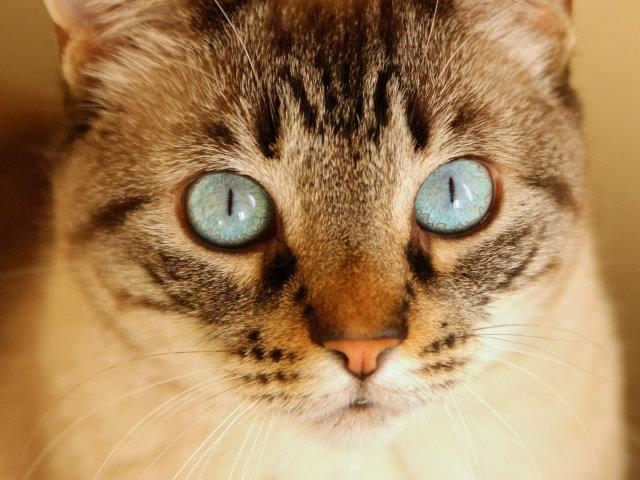
#> input picture animals.jpg, 640 x 480 px
$ python soru4.py
#> lines starting #> are read from the running program, lines starting #| are printed output that depends on the picture; after the words box and inside, x2 and y2 are one past the last pixel; in counts of white or black regions, pixels touching at a corner belong together
# OpenCv kullanarak bir görüntü okuyun, görüntüyü siyah beyaz cevirin gösterin, filtre kullanarak: gaussian blur , canny kenar bulma, keskinleştirme filtresi(   ), sobel filtresi(       ), ortalama blur filtresi(  ) , Laplacian filtresi , dilation işlemi, erosion işlemi, olacak şekilde 8 işlemi, subplot kullanarak çizdirin. Görüntünün histogramını çıkarıp çizdirin, threshold  belirleyip, objeleri siyah-beyaz gösterin(basit segmentasyon) yapın
import cv2 as cv
import numpy as np
import matplotlib.pyplot as plt

img = cv.imread('animals.jpg')
#> img is the input picture: shape (480, 640, 3); mean B, G, R 89.4, 131.8, 167.5
rgb_img = cv.cvtColor(img, cv.COLOR_BGR2RGB)
# cv.imshow('Original', img)
plt.subplot(1, 1, 1), plt.imshow(rgb_img, 'gray')
plt.title('Original'), plt.xticks([]), plt.yticks([])
plt.show()

# Siyah Beyaz
gray = cv.cvtColor(rgb_img, cv.COLOR_BGR2GRAY)
# cv.imshow('Black and White', gray)
plt.subplot(1, 1, 1), plt.imshow(gray, 'gray')
plt.title('Black and White'), plt.xticks([]), plt.yticks([])
plt.show()

# GaussianBlur
blur = cv.GaussianBlur(rgb_img, (5, 5), cv.BORDER_DEFAULT)
# cv.imshow('Blur', blur)
plt.subplot(1, 1, 1), plt.imshow(blur, 'gray')
plt.title('GaussianBlur'), plt.xticks([]), plt.yticks([])
plt.show()

# Canny Edges
canny = cv.Canny(rgb_img, 125, 175)
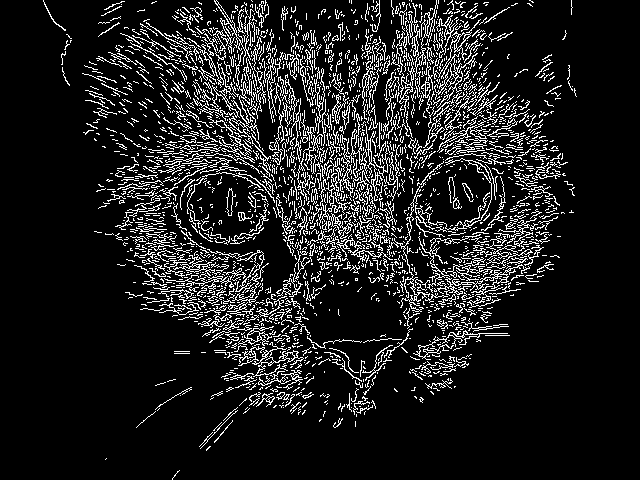
#> canny: shape (480, 640); 12% white in thin lines or dots, all inside (x1, y1, x2, y2) = (43, 0, 577, 480)
# cv.imshow('Canny Edges', canny)
plt.subplot(1, 1, 1), plt.imshow(canny, 'gray')
plt.title('Canny Edges'), plt.xticks([]), plt.yticks([])
plt.show()

# Sharpening
sharp_filter = np.array(
    [
        [0, -1, 0],
        [-1, 5, -1],
        [0, -1, 0],
    ]
)

sharp_img = cv.filter2D(rgb_img, -1, sharp_filter)

plt.subplot(1, 1, 1), plt.imshow(sharp_img, 'gray')
plt.title('Sharpened'), plt.xticks([]), plt.yticks([])
plt.show()

# cv.imshow('Sharpened', sharp_img)
# cv.waitKey(0)
# cv.destroyAllWindows()


# # Sobel
sobelx = cv.Sobel(rgb_img, cv.CV_64F, 1, 0)
sobely = cv.Sobel(rgb_img, cv.CV_64F, 0, 1)

plt.subplot(2, 2, 1), plt.imshow(rgb_img, 'gray')
plt.title('Original'), plt.xticks([]), plt.yticks([])

plt.subplot(2, 2, 3), plt.imshow(sobelx, 'gray')
plt.title('Sobel X'), plt.xticks([]), plt.yticks([])
# cv.imshow('Sobel X', sobelx)

plt.subplot(2, 2, 4), plt.imshow(sobely, 'gray')
plt.title('Sobel Y'), plt.xticks([]), plt.yticks([])
# cv.imshow('Sobel Y', sobely)
plt.show()

# Average Blur
kernel = np.ones((5, 5), np.float32) / 9
dst = cv.filter2D(rgb_img, -1, kernel)
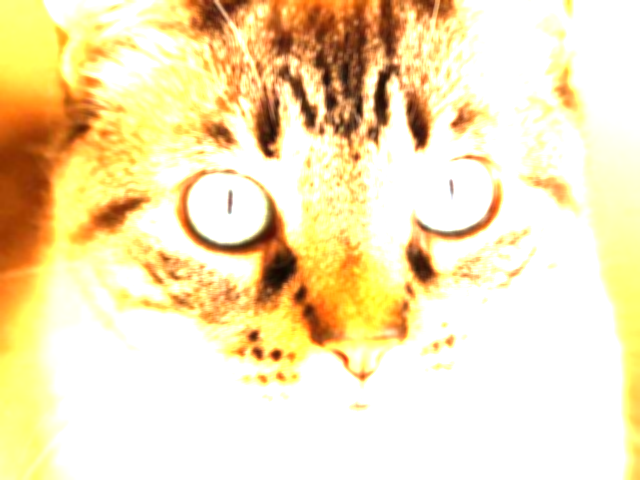
#> dst: shape (480, 640, 3); mean R, G, B 245, 227.8, 182.8

plt.subplot(1, 2, 1), plt.imshow(rgb_img, 'gray'), plt.title('Original')
plt.xticks([]), plt.yticks([])


plt.subplot(1, 2, 2), plt.imshow(dst), plt.title('Averaging')
plt.xticks([]), plt.yticks([])
# cv.imshow('Median Blur', dst)

plt.show()

# Laplacion
laplacion = cv.Laplacian(rgb_img, cv.CV_64F)
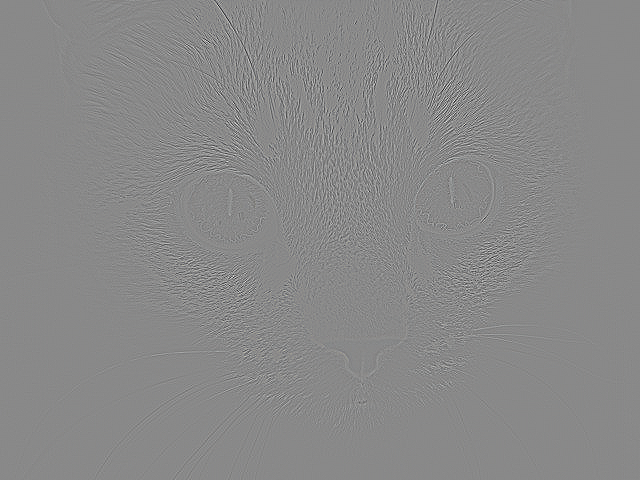
#> laplacion: shape (480, 640, 3) float64; mean R, G, B 0, 0, 0; drawn with min black and max white
plt.subplot(1, 1, 1), plt.imshow(laplacion, 'gray'), plt.title('Laplacion')
plt.xticks([]), plt.yticks([])
# cv.imshow('Laplacion', laplacion)

plt.show()
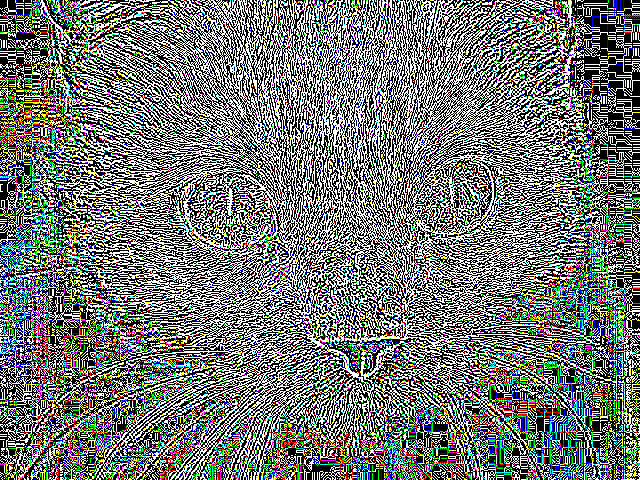
#> shown: shape (480, 640, 3) float64; mean R, G, B 0.462, 0.461, 0.469

# Dilation
dilated = cv.dilate(canny, (7, 7), iterations=1)
plt.subplot(1, 1, 1), plt.imshow(dilated, 'gray'), plt.title('Dilation')
plt.xticks([]), plt.yticks([])
# cv.imshow('Dilation', dilated)
plt.show()

# Eroding
eroded = cv.erode(dilated, (3, 3), iterations=1)
plt.subplot(1, 1, 1), plt.imshow(eroded, 'gray'), plt.title('Eroding')
plt.xticks([]), plt.yticks([])
# cv.imshow('Eroding', eroded)
plt.show()

# Histogram
color = ('b', 'g', 'r')
for i, col in enumerate(color):
    histr = cv.calcHist([rgb_img], [i], None, [256], [0, 256])
    plt.plot(histr, color=col)
    plt.xlim([0, 256])
plt.hist(rgb_img.ravel(), 256, [0, 256])
plt.show()
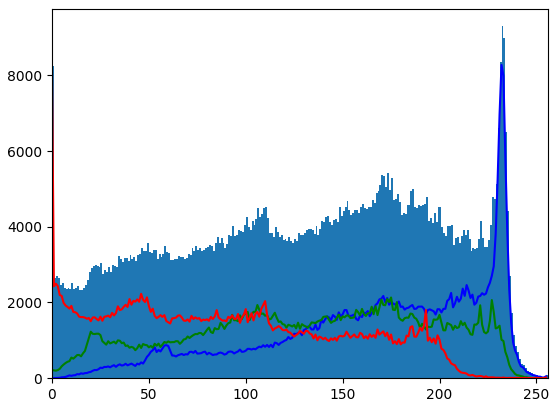
#> figure drawn by matplotlib, 1 panel; tallest bar 9298 high, from x = 232 to 233; curve peaks at x = 232, y = 8274; curve peaks at x = 175, y = 2132; curve peaks at x = 0, y = 8034

# Threshold
threshold, thresh = cv.threshold(gray, 150, 255, cv.THRESH_BINARY)
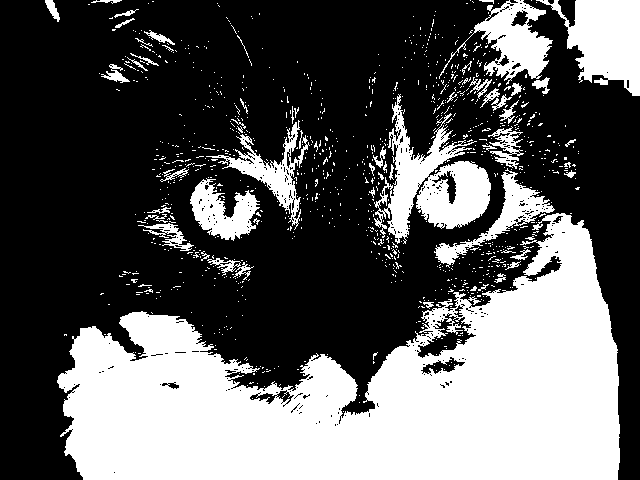
#> thresh: shape (480, 640); 36.6% white; 1004 white regions (946 under 20 px), largest, box (x1, y1, x2, y2) and area: (57, 213, 620, 480) 82483, (374, 94, 491, 244) 7129, (536, 0, 640, 96) 5556
plt.subplot(1, 1, 1), plt.imshow(thresh, 'gray'), plt.title('Threshold')
plt.xticks([]), plt.yticks([])
# cv.imshow('Threshold', thresh)
plt.show()

threshold, thresh_inv = cv.threshold(gray, 150, 255, cv.THRESH_BINARY_INV)
plt.subplot(1, 1, 1), plt.imshow(thresh_inv, 'gray'), plt.title('Threshold Inverted')
plt.xticks([]), plt.yticks([])
# cv.imshow('Threshold Inverted', thresh_inv)
plt.show()

# Adaptive Threshold
adaptive_threshold = cv.adaptiveThreshold(
    gray, 255, cv.ADAPTIVE_THRESH_MEAN_C, cv.THRESH_BINARY, 11, 3
)
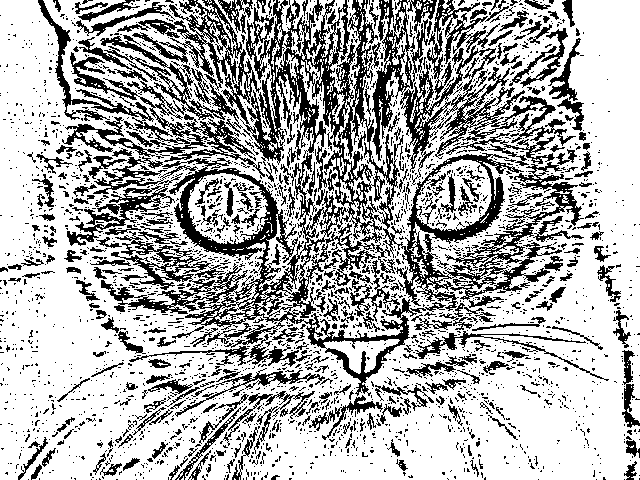
#> adaptive_threshold: shape (480, 640); 68.9% white; 2802 black regions (2453 under 20 px), largest, box (x1, y1, x2, y2) and area: (67, 0, 584, 396) 40387, (38, 0, 246, 157) 6089, (400, 45, 576, 185) 5043
plt.subplot(1, 1, 1), plt.imshow(adaptive_threshold, 'gray'), plt.title(
    'Adaptive Threshold'
)
plt.xticks([]), plt.yticks([])
# cv.imshow('Adaptive Threshold', adaptive_threshold)
plt.show()

$ run again, with chess.jpg copied over animals.jpg
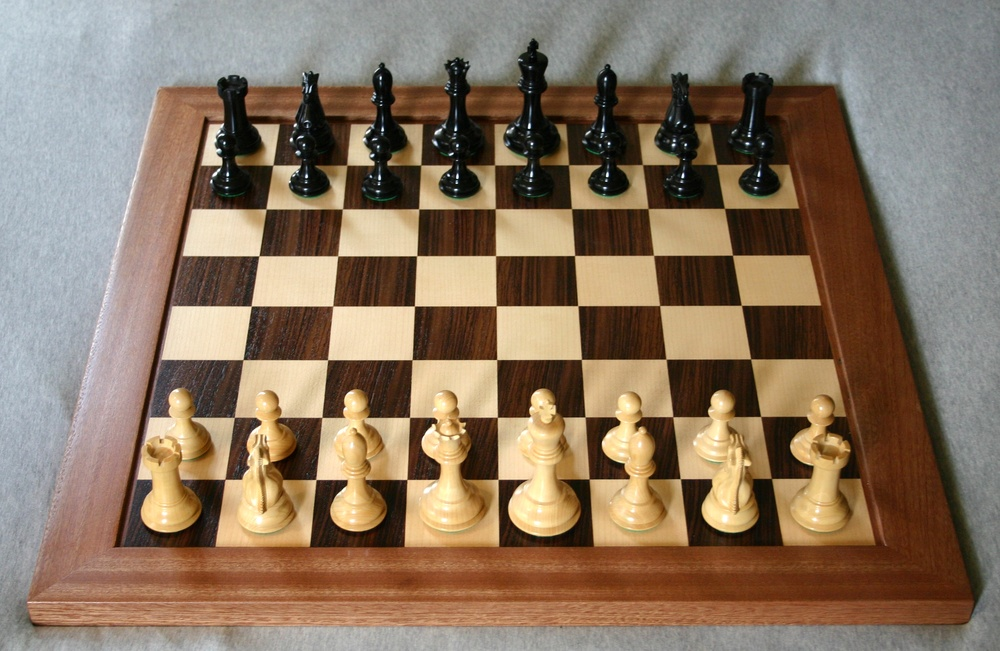
#> input picture chess.jpg, 1000 x 651 px, shrunk from 2611 x 1699 before the run
#> img is the input picture: shape (651, 1000, 3); mean B, G, R 97.9, 117.7, 137.6
#> `canny = cv.Canny(rgb_img, 125, 175)`:
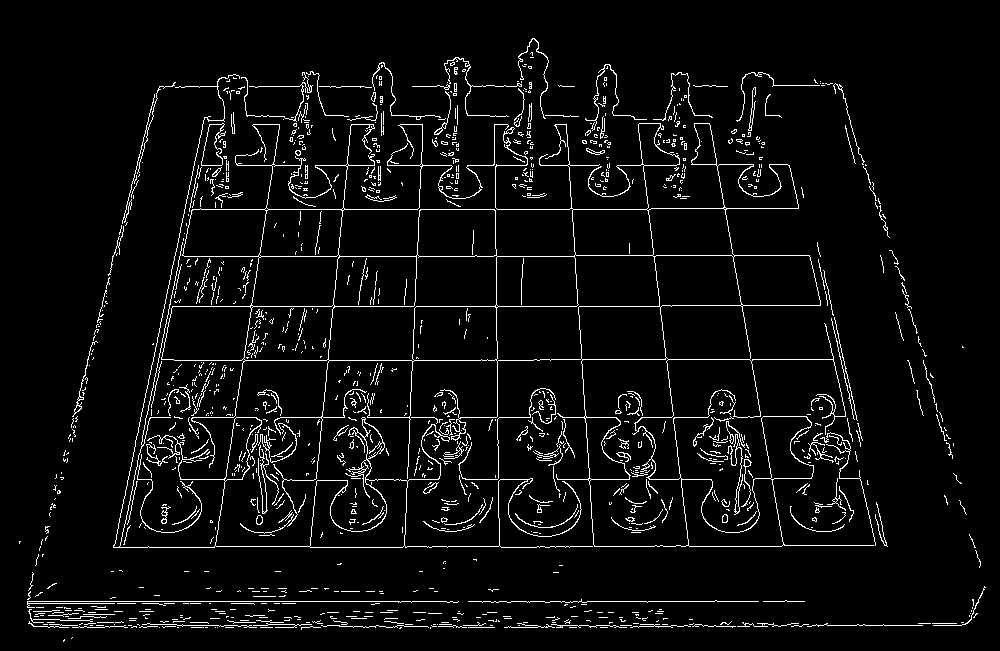
#> canny: shape (651, 1000); 4.8% white in thin lines or dots, all inside (x1, y1, x2, y2) = (19, 38, 986, 642)
#> dilated: shape (651, 1000); 7.7% white in thin lines or dots, all inside (x1, y1, x2, y2) = (19, 38, 986, 643)
#> eroded: shape (651, 1000); 5.1% white in thin lines or dots, all inside (x1, y1, x2, y2) = (19, 39, 986, 643)
#> thresh: shape (651, 1000); 34.4% white; 1379 white regions (1260 under 20 px), largest, box (x1, y1, x2, y2) and area: (0, 0, 417, 583) 87394, (216, 307, 415, 546) 20175, (841, 38, 973, 281) 10831
#> `adaptive_threshold = cv.adaptiveThreshold( gray, 255, cv.ADAPTIVE_THRE..`:
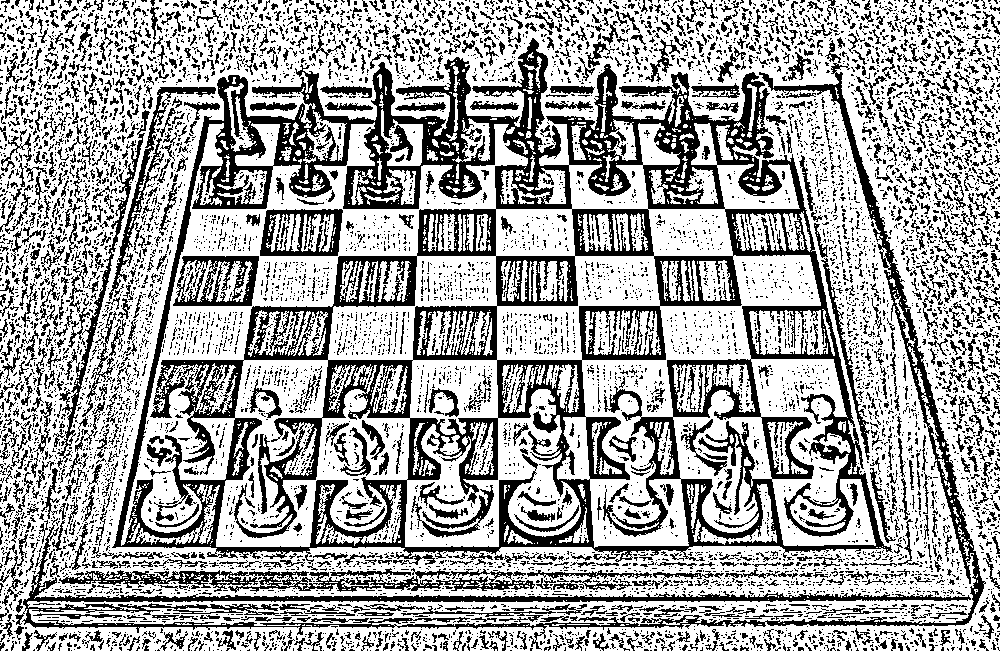
#> adaptive_threshold: shape (651, 1000); 65% white; 9064 black regions (7817 under 20 px), largest, box (x1, y1, x2, y2) and area: (112, 38, 893, 565) 97791, (15, 63, 986, 650) 16218, (59, 568, 535, 593) 4491

$ run again, with chess2.jpg copied over animals.jpg
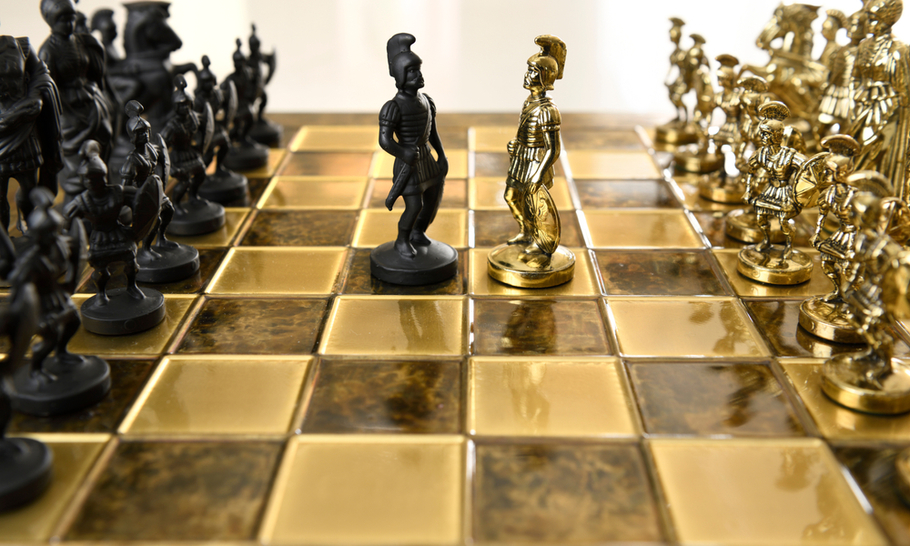
#> input picture chess2.jpg, 910 x 546 px
#> img is the input picture: shape (546, 910, 3); mean B, G, R 89, 129.3, 151
#> `canny = cv.Canny(rgb_img, 125, 175)`:
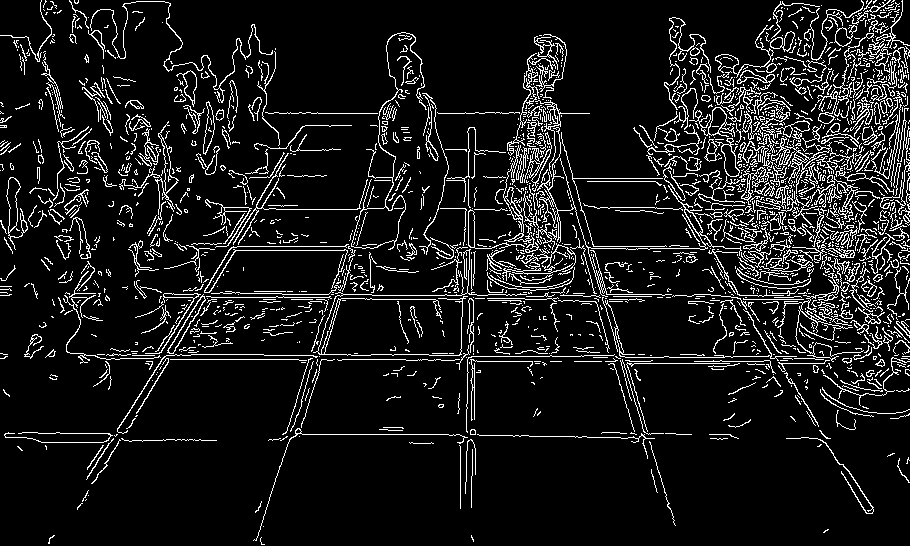
#> canny: shape (546, 910); 9.7% white in thin lines or dots
#> dilated: shape (546, 910); 15.5% white in thin lines or dots
#> eroded: shape (546, 910); 10.5% white in thin lines or dots
#> thresh: shape (546, 910); 34.8% white; 583 white regions (396 under 20 px), largest, box (x1, y1, x2, y2) and area: (70, 0, 864, 358) 77777, (260, 385, 465, 546) 19727, (642, 433, 875, 546) 15314
#> `adaptive_threshold = cv.adaptiveThreshold( gray, 255, cv.ADAPTIVE_THRE..`:
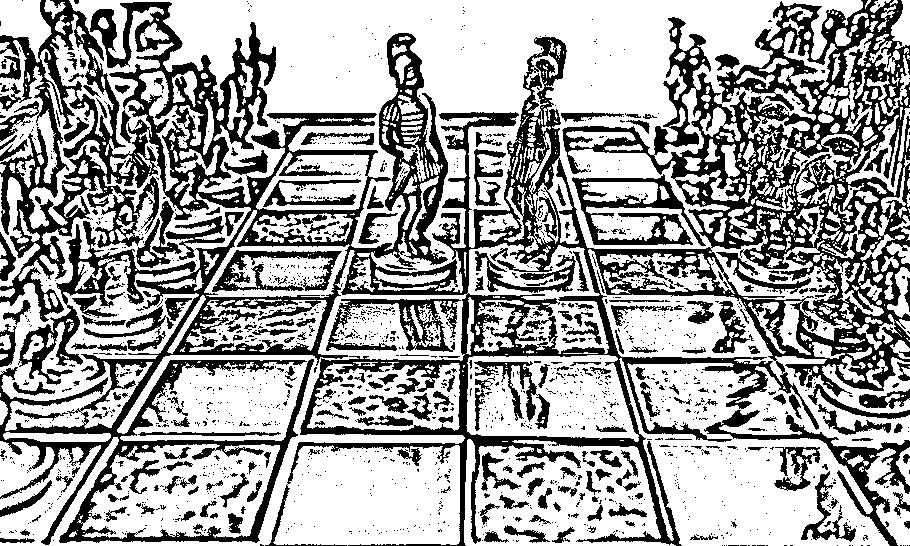
#> adaptive_threshold: shape (546, 910); 64% white; 1647 black regions (1388 under 20 px), largest, box (x1, y1, x2, y2) and area: (0, 0, 910, 546) 129934, (704, 410, 910, 546) 3670, (572, 174, 706, 246) 3041

$ run again, with lion.jpg copied over animals.jpg
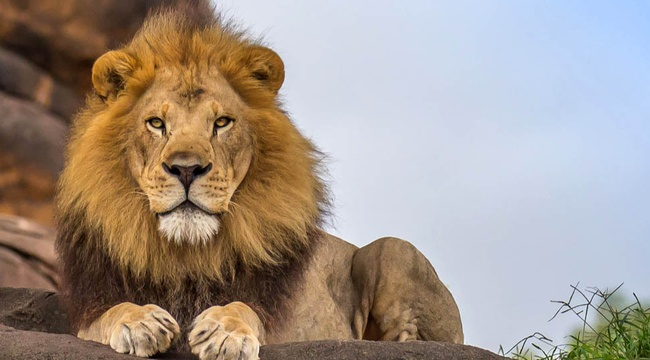
#> input picture lion.jpg, 650 x 360 px
#> img is the input picture: shape (360, 650, 3); mean B, G, R 140.3, 150.2, 162.9
#> canny: shape (360, 650); 7.7% white in thin lines or dots
#> dilated: shape (360, 650); 12.1% white in thin lines or dots
#> eroded: shape (360, 650); 8.4% white in thin lines or dots
#> thresh: shape (360, 650); 49.1% white; 265 white regions (234 under 20 px), largest, box (x1, y1, x2, y2) and area: (209, 0, 650, 360) 106167, (189, 302, 261, 360) 2353, (91, 303, 179, 356) 1920
#> `adaptive_threshold = cv.adaptiveThreshold( gray, 255, cv.ADAPTIVE_THRE..`:
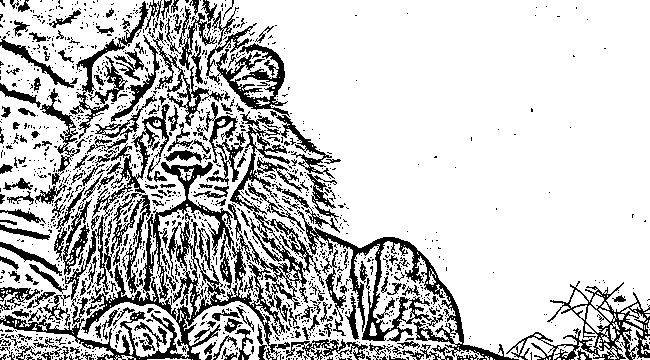
#> adaptive_threshold: shape (360, 650); 77.5% white; 1396 black regions (1179 under 20 px), largest, box (x1, y1, x2, y2) and area: (0, 111, 335, 360) 12623, (297, 210, 519, 360) 4697, (506, 281, 650, 360) 2640
